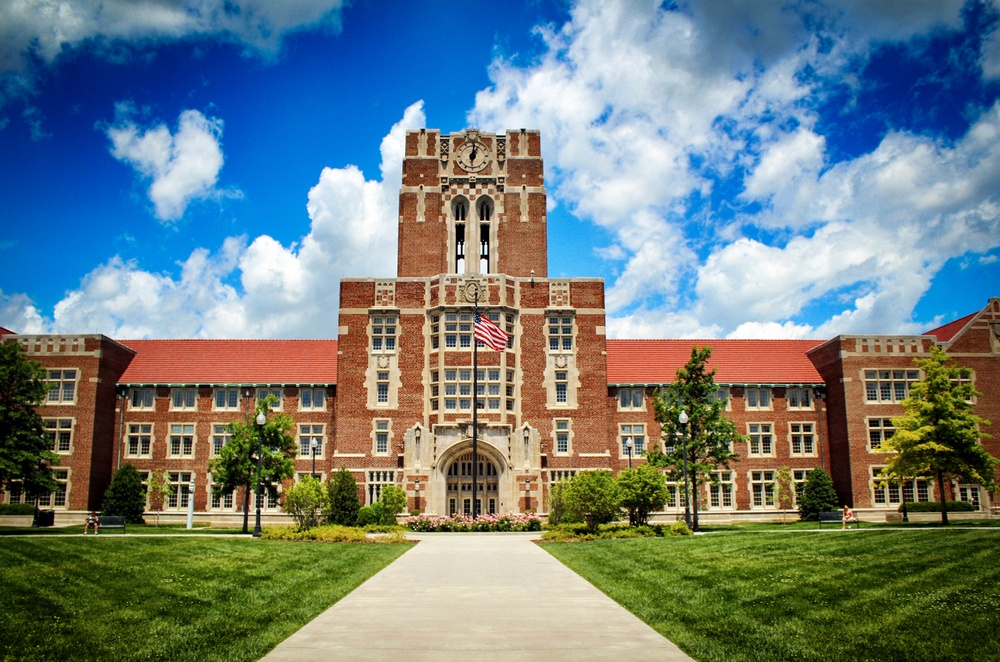
#> input picture images_for_KMeans/ayreshall.jpeg, 1000 x 662 px, shrunk from 1995 x 1320 before the run, found by its file name; its folder holds only this picture in this run
$ jupyter execute 1_KMeans.ipynb
#> lines starting #> are read from the running program, lines starting #| are printed output that depends on the picture
# Notebook for K-Means Clustering

### By Austin Houston

For AReMS, Spring 2025

[](https://colab.research.google.com/github/AustinHouston/AReMS_2025/blob/main/1_KMeans.ipynb)

Paper published in 1982

Internally circulated in Bell Labs in 1957

https://doi.org/10.1109/TIT.1982.1056489

### Load in the necessary libraries

[cell 1]
import os
import sys
import cv2
import numpy as np

# plotting
import matplotlib.pyplot as plt
import matplotlib.colors as colors
from mpl_toolkits.mplot3d import Axes3D
if 'google.colab' in sys.modules:
    !pip install ipympl
    %matplotlib widget
    from google.colab import output
    output.enable_custom_widget_manager()

# the star of the show:
from sklearn.cluster import KMeans

# clone the github repository
repo_url = 'https://github.com/AustinHouston/AReMS_2025.git'
repo_name = 'AReMS_2025'
if not os.path.exists(repo_name):
    !git clone {repo_url}

### Load in data

[cell 2]
path = './AReMS_2025/images_for_KMeans/'
files = os.listdir(path)
print(files)

You can put any .jpg file in the folder below and run the same example we are about to do together

### Visualize the images, and pick your favorite one!

[cell 3]
selected_file = files[0]

print(selected_file)

# Load the image
image = cv2.imread(os.path.join(path, selected_file))
#> image is the input picture: shape (662, 1000, 3); mean B, G, R 126.6, 126.4, 110.3
image = cv2.cvtColor(image, cv2.COLOR_BGR2RGB)

# Plot the image
fig, ax = plt.subplots(1,1)
ax.imshow(image)
ax.axis('off')
plt.show()

Each pixel has 3 values (RGB)

[cell 4]
# plot the values for each pixels
fig, axs = plt.subplots(1, 3, figsize=(15, 5))

axs[0].imshow(image[:, :, 0], cmap='Reds', vmin=0, vmax=255)
axs[0].set_title('Red Channel')

axs[1].imshow(image[:, :, 1], cmap='Greens', vmin=0, vmax=255)
axs[1].set_title('Green Channel')

axs[2].imshow(image[:, :, 2], cmap='Blues', vmin=0, vmax=255)
axs[2].set_title('Blue Channel')

for a in axs:
    a.axis('off')
fig.tight_layout()
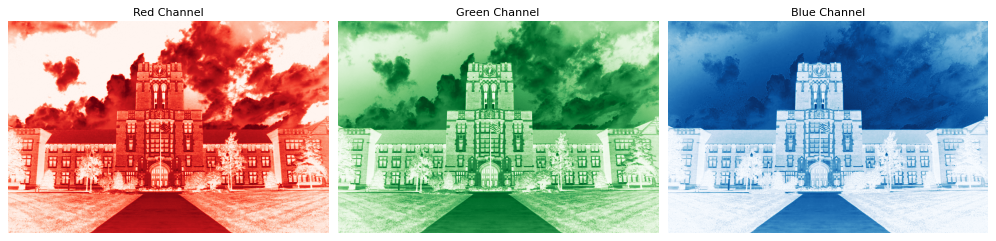
#> figure drawn by matplotlib, 3 panels

### Scatter the RGB values in 3D space

[cell 5]
# for computation, let's only plot 0.1 %
sparsity_factor = 0.001
num_points = int(image.shape[0] * image.shape[1] * sparsity_factor)
#> num_points = 662
indices = np.random.choice(image.shape[0] * image.shape[1], num_points, replace=False)

# Get the RGB values for the selected pixels
pixels = image.reshape(-1, 3)

# Create a 3D scatter plot
fig = plt.figure()
ax = fig.add_subplot(111, projection='3d')

# Scatter plot for the selected pixels
ax.scatter(pixels[indices, 0], pixels[indices, 1], pixels[indices, 2], c=pixels[indices] / 255.0, alpha=0.8)
ax.set_xlabel('Red')
ax.set_ylabel('Green')
ax.set_zlabel('Blue')
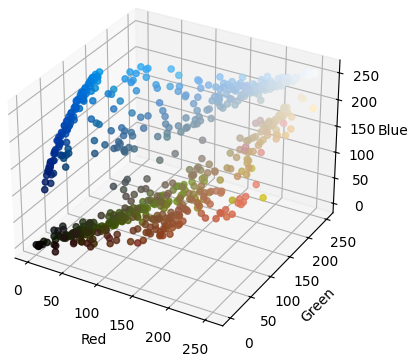
#> figure drawn by matplotlib, 1 panel

### Now, let's apply KMeans clustering

[cell 6]
# some preprocessing
pixels_ravel = np.ravel(pixels)
pixels = np.reshape(pixels_ravel, [-1, 3])
print(pixels.shape)
#| (662000, 3)

[cell 7]
n_clusters = 3

# do the fit
kmeans = KMeans(n_clusters=n_clusters, random_state=42)
kmeans.fit(pixels)

# Extract RGB values of cluster centers
r, g, b = kmeans.cluster_centers_[:, 0], kmeans.cluster_centers_[:, 1], kmeans.cluster_centers_[:, 2]
color_vals = list(zip(r / 255, g / 255, b / 255))

# Label for the closest cluster center to each pixel
labels = kmeans.labels_

[cell 8]
# 3D Scatter plot of the clusters and cluster centers
fig = plt.figure(figsize=(10, 7))
ax = fig.add_subplot(111, projection='3d')

# Scatter plot of the sparse data points
ax.scatter(pixels[indices, 0], pixels[indices, 1], pixels[indices, 2], c=pixels[indices] / 255.0, alpha=0.8)

# Scatter plot of cluster centers
ax.scatter(r, b, g, color=color_vals, s=300, edgecolor='black')

# Set labels
ax.set_xlabel('Red')
ax.set_ylabel('Green')
ax.set_zlabel('Blue')
plt.title(f'3D scatter plot of clusters for {n_clusters} clusters (Sparse Plot)')
plt.legend()
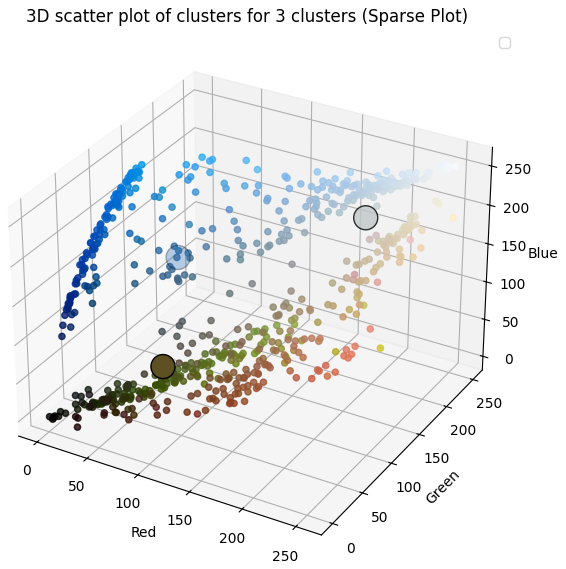
#> figure drawn by matplotlib, 1 panel

### Histogram visualization

[cell 9]
# Shift bins by -0.5 so that bars are centered at integer ticks
bins = np.arange(n_clusters + 1) - 0.5

plt.figure()
n, bins, patches = plt.hist(labels, bins = bins, edgecolor = 'white')
for bin in range(0, n_clusters):
    patches[bin].set_facecolor(color_vals[bin])

ticklabels = [i for i in range(n_clusters)]
plt.xticks(ticklabels)
plt.xlabel('Cluster Center')
plt.ylabel('Counts')
plt.title(f'Pixels per Cluster: {n_clusters} clusters')
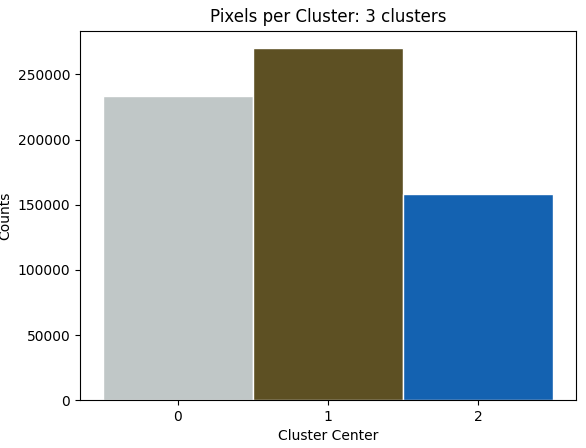
#> figure drawn by matplotlib, 1 panel; tallest bar 270135 high, from x = 0.5 to 1.5

### Reconstruct the image using cluster centers

[cell 10]
reduced_image = np.zeros_like(image)

# Assign each pixel to the nearest cluster center
for i in range(n_clusters):
    reduced_image[labels.reshape(image.shape[0], image.shape[1]) == i] = kmeans.cluster_centers_[i]

# Plot the reduced image
plt.figure(figsize=(10, 10))
plt.imshow(reduced_image)
plt.axis('off')
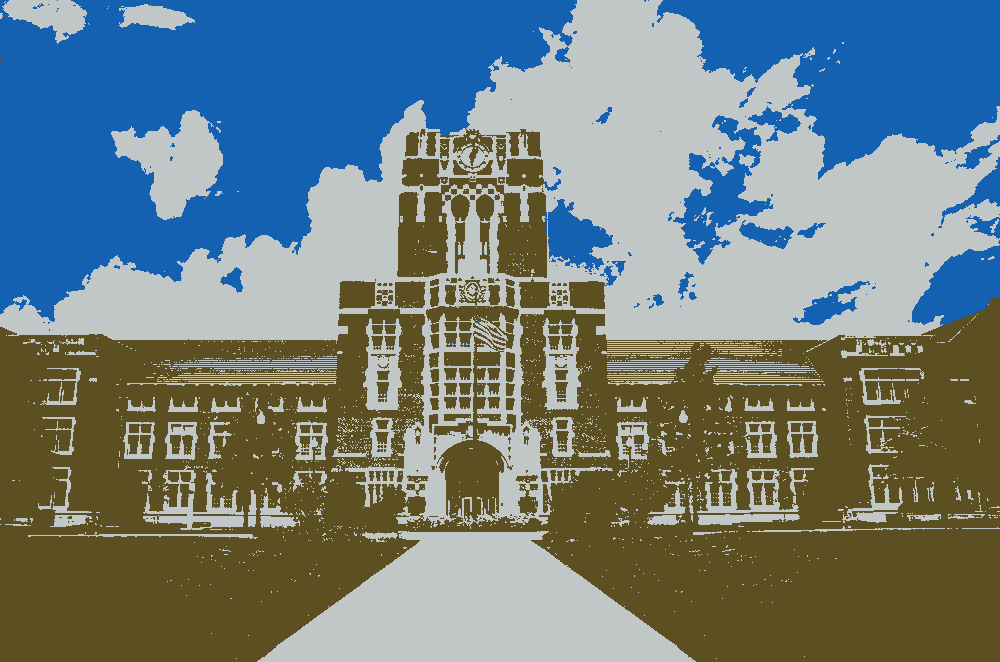
#> shown: shape (662, 1000, 3); mean R, G, B 109.8, 126.1, 125.8
